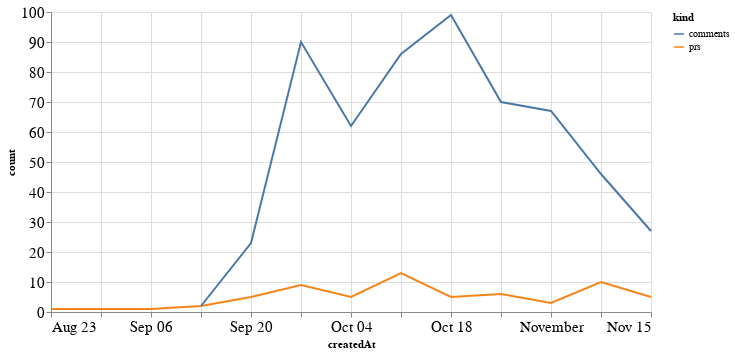

The cell this chart's notebook holds for it:
### Code cell
alt.Chart(total_time, width=600).mark_line().encode(
    x='createdAt',
    y='count',
    color='kind'
)

### Figure 1 — Vega-Lite specification as saved in the notebook (floating-point values rounded to 4 significant figures)
{"config": {"axisLeft": {"labelFontSize": 15}, "axisBottom": {"labelFontSize": 15}}, "data": {"name": "data-49e1bc6a8dc8b74796776d8b6478c355"}, "mark": "line", "encoding": {"color": {"type": "nominal", "field": "kind"}, "x": {"type": "temporal", "field": "createdAt"}, "y": {"type": "quantitative", "field": "count"}}, "width": 600, "$schema": "https://vega.github.io/schema/vega-lite/v4.8.1.json", "datasets": {"data-49e1bc6a8dc8b74796776d8b6478c355": [{"createdAt": "2020-08-23T00:00:00", "kind": "prs", "count": 1.0}, {"createdAt": "2020-08-30T00:00:00", "kind": "prs", "count": 1.0}, {"createdAt": "2020-09-06T00:00:00", "kind": "prs", "count": 1.0}, {"createdAt": "2020-09-13T00:00:00", "kind": "prs", "count": 2.0}, {"createdAt": "2020-09-20T00:00:00", "kind": "prs", "count": 5.0}, {"createdAt": "2020-09-27T00:00:00", "kind": "prs", "count": 9.0}, {"createdAt": "2020-10-04T00:00:00", "kind": "prs", "count": 5.0}, {"createdAt": "2020-10-11T00:00:00", "kind": "prs", "count": 13.0}, {"createdAt": "2020-10-18T00:00:00", "kind": "prs", "count": 5.0}, {"createdAt": "2020-10-25T00:00:00", "kind": "prs", "count": 6.0}, {"createdAt": "2020-11-01T00:00:00", "kind": "prs", "count": 3.0}, {"createdAt": "2020-11-08T00:00:00", "kind": "prs", "count": 10.0}, {"createdAt": "2020-11-15T00:00:00", "kind": "prs", "count": 5.0}, {"createdAt": "2020-08-23T00:00:00", "kind": "comments", "count": null}, {"createdAt": "2020-08-30T00:00:00", "kind": "comments", "count": null}, {"createdAt": "2020-09-06T00:00:00", "kind": "comments", "count": null}, {"createdAt": "2020-09-13T00:00:00", "kind": "comments", "count": 2.0}, {"createdAt": "2020-09-20T00:00:00", "kind": "comments", "count": 23.0}, {"createdAt": "2020-09-27T00:00:00", "kind": "comments", "count": 90.0}, {"createdAt": "2020-10-04T00:00:00", "kind": "comments", "count": 62.0}, {"createdAt": "2020-10-11T00:00:00", "kind": "comments", "count": 86.0}, {"createdAt": "2020-10-18T00:00:00", "kind": "comments", "count": 99.0}, {"createdAt": "2020-10-25T00:00:00", "kind": "comments", "count": 70.0}, {"createdAt": "2020-11-01T00:00:00", "kind": "comments", "count": 67.0}, {"createdAt": "2020-11-08T00:00:00", "kind": "comments", "count": 46.0}, {"createdAt": "2020-11-15T00:00:00", "kind": "comments", "count": 27.0}]}}
